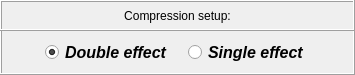
     <widget class="QFrame" name="frame_10">
      <property name="geometry">
       <rect>
        <x>68</x>
        <y>382</y>
        <width>355</width>
        <height>75</height>
       </rect>
      </property>
      <property name="frameShape">
       <enum>QFrame::Box</enum>
      </property>
      <property name="frameShadow">
       <enum>QFrame::Raised</enum>
      </property>
      <widget class="QWidget" name="horizontalLayoutWidget_4">
       <property name="geometry">
        <rect>
         <x>38</x>
         <y>36</y>
         <width>287</width>
         <height>33</height>
        </rect>
       </property>
       <layout class="QHBoxLayout" name="horizontalLayout_4">
        <item>
         <widget class="QRadioButton" name="radioButton_double_effect">
          <property name="minimumSize">
           <size>
            <width>130</width>
            <height>26</height>
           </size>
          </property>
          <property name="maximumSize">
           <size>
            <width>130</width>
            <height>26</height>
           </size>
          </property>
          <property name="font">
           <font>
            <family>Arial</family>
            <pointsize>12</pointsize>
            <weight>75</weight>
            <italic>true</italic>
            <bold>true</bold>
           </font>
          </property>
          <property name="text">
           <string>Double effect</string>
          </property>
          <property name="checked">
           <bool>true</bool>
          </property>
         </widget>
        </item>
        <item>
         <widget class="QRadioButton" name="radioButton_single_effect">
          <property name="minimumSize">
           <size>
            <width>130</width>
            <height>26</height>
           </size>
          </property>
          <property name="maximumSize">
           <size>
            <width>130</width>
            <height>26</height>
           </size>
          </property>
          <property name="font">
           <font>
            <family>Arial</family>
            <pointsize>12</pointsize>
            <weight>75</weight>
            <italic>true</italic>
            <bold>true</bold>
           </font>
          </property>
          <property name="text">
           <string>Single effect</string>
          </property>
         </widget>
        </item>
       </layout>
      </widget>
      <widget class="QLabel" name="label_9">
       <property name="geometry">
        <rect>
         <x>0</x>
         <y>0</y>
         <width>355</width>
         <height>31</height>
        </rect>
       </property>
       <property name="font">
        <font>
         <italic>false</italic>
        </font>
       </property>
       <property name="frameShape">
        <enum>QFrame::Box</enum>
       </property>
       <property name="frameShadow">
        <enum>QFrame::Raised</enum>
       </property>
       <property name="text">
        <string>Compression setup:</string>
       </property>
       <property name="alignment">
        <set>Qt::AlignCenter</set>
       </property>
      </widget>
     </widget>
